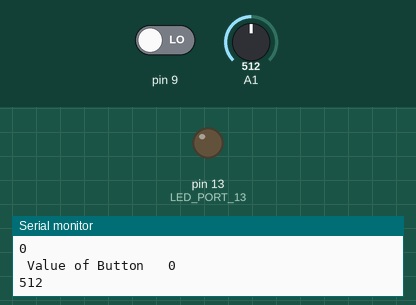
This sketch was run on a simulated Arduino Uno, built with avr-gcc and run on an emulated ATmega328P. On the bench: output pins drawn as LEDs (lit = HIGH), the last lines printed to the serial monitor. Inputs (shaded band) come from the test bench; at power-on: pin 9 LOW, A1 = 512.

Above: at 5.8 s.
5.9 s: pin 9 driven HIGH
At 11.2 s:
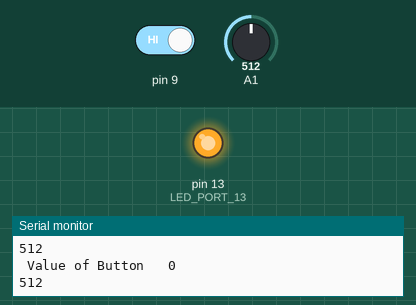
16.5 s: pin 9 driven LOW
At 17.5 s:
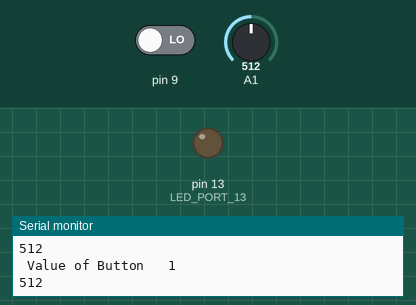
Timing chart, 0 to 19.5 s (numbered marks = the images above; inputs shaded):
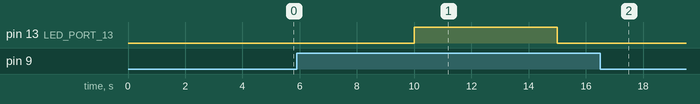

The sketch:

ab_corridor.ino
```cpp
#include "constant_corridor.h"
#include "corridor.h"

corridor corridor_led(LED_PORT_13, BUTTON_PORT_09);

// the setup function runs once when you press reset or power the board


void setup()
{
	Serial.begin(BAUD_RATE);
	corridor_led.initialize_hardware();
}

// the loop function runs over and over again until power down or reset
void loop()
{
	//  Serial.println(corridor_led._timer, DEC);
	//  Serial.print("\n Value of LED \t");
	// Serial.println( corridor_led._STATE, DEC);
	Serial.print("\n Value of Button \t");
	Serial.println(corridor_led._Button, DEC);
#if TEST
	Serial.println(corridor_led._Button_test, DEC);

#endif
	// Serial.println("------------------------------");
	corridor_led.LED_STEPS();
	corridor_led.delay_timer(DELAY_VALUE);

}
```

constant_corridor.h
```cpp
#ifndef CONSTANT_CORRIDOR_H
#define CONSTANT_CORRIDOR_H
/*
Have a look at hardware/arduino/cores/arduino/Arduino.h (at least in Arduino 1.0.1 software), lines 18 and 19:

#define HIGH 0x1
#define LOW  0x0
*/

#ifdef __cplusplus

		#if ARDUINO >= 100
		  #include "Arduino.h"
		#else
		   #include "WProgram.h"
		#endif

        #define                                                               TEST true
		#define                                                      BUTTON_PORT_09   9
		#define                                                        LED_PORT_13   13

		#define                                            UNPRESSED_VALUE_BUTTON   LOW
		#define                                             PRESSED_VALUE_BUTTON   HIGH

		#define                                                             LED_MIN   0
		#define                                                            LED_MAX  255

		#define                                                            LED_ON  HIGH
		#define                                                           LED_OFF   LOW

		#define                                                 TIMER_INITIAL_VALUE   0
		#define                                                TIMER_TARGET_VALUE  1000
		#define                                                      DELAY_VALUE   5000
		#define                                                         BAUD_RATE  9600

#endif
#endif
```

corridor.cpp
```cpp
#include <elapsedMillis.h>
#include "constant_corridor.h"
#include "corridor.h"

void corridor::initialize_hardware()
{
	pinMode(_pinLED, OUTPUT);
	pinMode(_pinBUTTON, INPUT);
	analogWrite(LED_PORT_13, LED_MIN);

}


corridor::corridor(int pinLED, int pinBUTTON)
{

	_pinLED = pinLED;
	_pinBUTTON = pinBUTTON;
	_STATE = LED_OFF;


}

void corridor::LED_STEPS()
{
	   _Button_test = analogRead(_pinBUTTON);

#if TEST
	   _Button = digitalRead(_pinBUTTON);
#endif


	switch (_STATE)
	{
	case  LED_OFF:


		if (_Button == PRESSED_VALUE_BUTTON)
		{
			_STATE = LED_ON;
			_timer = TIMER_INITIAL_VALUE;
			analogWrite(LED_PORT_13, LED_MAX);
		}

		break;


	case LED_ON:


		if (_timer >= TIMER_TARGET_VALUE)
		{
			_STATE = LED_OFF;
			analogWrite(LED_PORT_13, 0);
		}


		break;
	}

}
void corridor::delay_timer(int delay_time)
{
	delay(delay_time);
}
```

corridor.h
```cpp
#ifndef CORRIDOR_H
#define CORRIDOR_H

#ifdef __cplusplus

#if ARDUINO >= 100
#include "Arduino.h"
#else
#include "WProgram.h"
#endif

#include <elapsedMillis.h>
#include "constant_corridor.h"

class corridor
{
public:
	corridor(int, int);
	void delay_timer(int);
	void LED_STEPS();
	void initialize_hardware();
	elapsedMillis                                        _timer;
	int                                                  _STATE;
	int                                                 _Button;
#if TEST
	int                                                 _Button_test;
#endif

private:
	int                                                 _pinLED;
	int                                              _pinBUTTON;


};
#endif
#endif
```

Measured:
- after the input at 5.9 s, pin 13 (LED_PORT_13): LOW → HIGH after 4.1 s, → LOW 5.0 s later
- after the input at 16.5 s, pin 13 (LED_PORT_13): stays LOW (without the input it goes to HIGH after 3.5 s)
